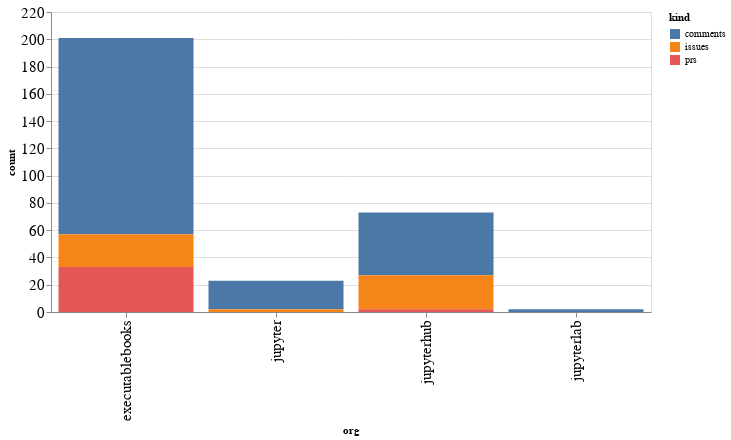

Notebook code for this chart:
### Code cell
alt.Chart(org_summaries, width=600).mark_bar().encode(
    x='org',
    y='count',
    color='kind',
    tooltip="org"
)

### Figure 1 — Vega-Lite specification as saved in the notebook (floating-point values rounded to 4 significant figures)
{"config": {"axisLeft": {"labelFontSize": 15}, "axisBottom": {"labelFontSize": 15}}, "data": {"name": "data-9463892392045fb57fe5a99a4ee4b056"}, "mark": "bar", "encoding": {"color": {"type": "nominal", "field": "kind"}, "tooltip": {"type": "nominal", "field": "org"}, "x": {"type": "nominal", "field": "org"}, "y": {"type": "quantitative", "field": "count"}}, "width": 600, "$schema": "https://vega.github.io/schema/vega-lite/v4.8.1.json", "datasets": {"data-9463892392045fb57fe5a99a4ee4b056": [{"org": "executablebooks", "kind": "comments", "count": 144}, {"org": "executablebooks", "kind": "issues", "count": 24}, {"org": "executablebooks", "kind": "prs", "count": 33}, {"org": "jupyter", "kind": "comments", "count": 21}, {"org": "jupyter", "kind": "issues", "count": 2}, {"org": "jupyterhub", "kind": "comments", "count": 46}, {"org": "jupyterhub", "kind": "issues", "count": 25}, {"org": "jupyterhub", "kind": "prs", "count": 2}, {"org": "jupyterlab", "kind": "comments", "count": 2}]}}
